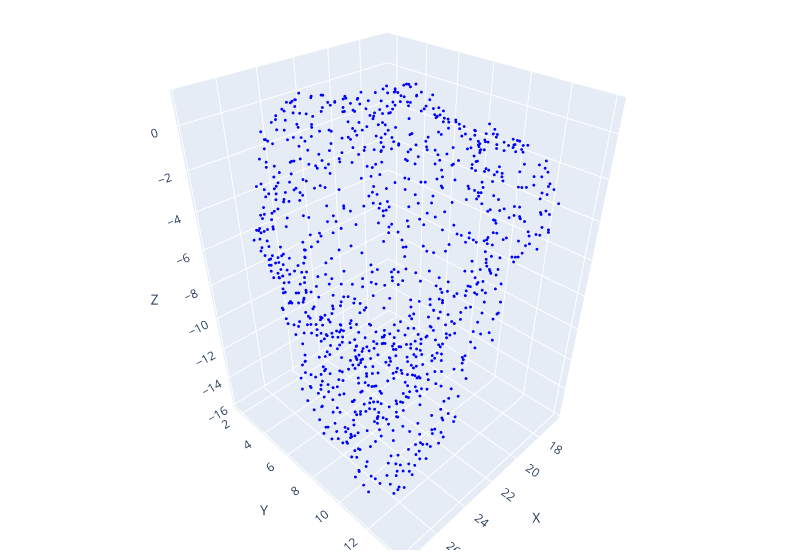
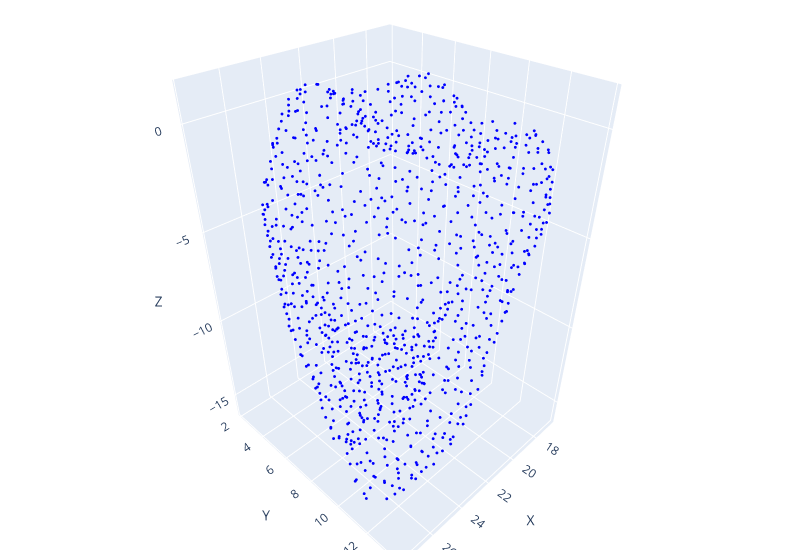

Notebook source saved alongside these figures, in order:
### Code cell
# predict points
# Initialize model
POINT_DIM = 3 
hidden_features = 32#16
latent_dim = 2

model_epoch = 494   #551#558#386#274
model = DiffusionNetAutoencoder(POINT_DIM, hidden_features, latent_dim)
# model.load_state_dict(torch.load(f'models_head/best_model_epoch_{model_epoch}.pth'))
model.load_state_dict(torch.load(f'models/autoencoder_epoch_{model_epoch}.pth'))
model.eval().to("cpu")

points_to_pred = torch.from_numpy(np.array(pointsOrig1, dtype=np.float32))
# points_to_pred += 10
batch = PointCloudDataset((points_to_pred,), k=6)
pred, hidden = model(batch[0].x, batch[0].edge_index, batch[0].edge_weight)
points = pred.detach().numpy()
# points = points_to_pred
points.shape # (1024, 3)

plot_points(points, 
            # epoch=model_epoch # save html
            )
plot_points(points_to_pred)
pred.shape, hidden.shape # (torch.Size([256, 3]), torch.Size([256, 32])) ??????? 256 = num_points

### Figure 1 — Plotly figure (JSON) as saved in the notebook; plotly's stock layout.template omitted (floating-point values rounded to 4 significant figures; data arrays with more than 128 entries replaced by an {"elided": "..."} marker saying what was removed)
{"data": [{"marker": {"color": "blue", "size": 1}, "mode": "markers", "type": "scatter3d", "x": {"elided": "1024 float values"}, "y": {"elided": "1024 float values"}, "z": {"elided": "1024 float values"}}], "layout": {"margin": {"b": 10, "l": 10, "r": 20, "t": 10}, "scene": {"xaxis": {"title": {"text": "X"}}, "yaxis": {"title": {"text": "Y"}}, "zaxis": {"title": {"text": "Z"}}}, "width": 800}}

### Figure 2 — Plotly figure (JSON) as saved in the notebook; plotly's stock layout.template omitted (floating-point values rounded to 4 significant figures; data arrays with more than 128 entries replaced by an {"elided": "..."} marker saying what was removed)
{"data": [{"marker": {"color": "blue", "size": 1}, "mode": "markers", "type": "scatter3d", "x": {"elided": "1024 float values"}, "y": {"elided": "1024 float values"}, "z": {"elided": "1024 float values"}}], "layout": {"margin": {"b": 10, "l": 10, "r": 20, "t": 10}, "scene": {"xaxis": {"title": {"text": "X"}}, "yaxis": {"title": {"text": "Y"}}, "zaxis": {"title": {"text": "Z"}}}, "width": 800}}
